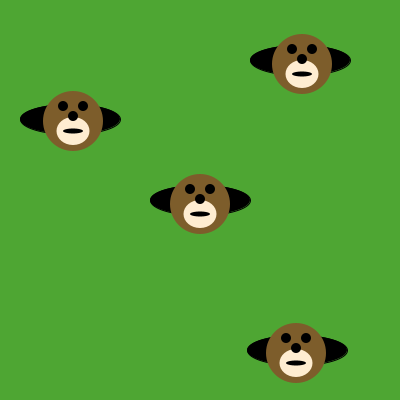
Frame 1 (no input)
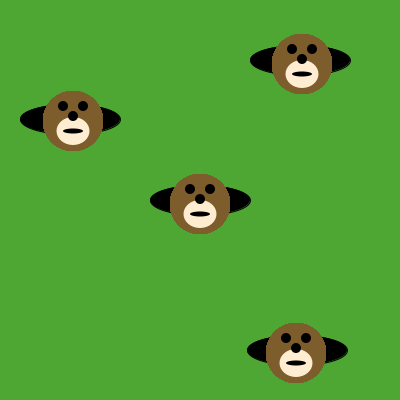
Frame 60 (the mouse pressed at the canvas centre just before this capture)
Frame 120 (the mouse held since frame 60 and released just before this capture): identical to frame 60, image omitted

The Processing sketch that drew these frames (run headless with seeded random() and noise(); from frame 60 on, the mouse is pressed at the canvas centre):

// Processing sketch: Moles_in_Holes
// ── Moles_in_Holes.pde
void draw() {
  drawMole(73, 121);
  drawMole(302, 64);
  drawMole(200, 204);
  drawMole(296, 353);
  println(mouseX, mouseY);

  
}

void drawMole(int moleX, int moleY) {
  noStroke();
  fill(125, 93, 43);
  ellipse(moleX, moleY, 60, 60); // face
  fill(255, 237, 209);
  ellipse(moleX, moleY+10, 33, 28); 
  fill(0, 0, 0);
  ellipse(moleX-10, moleY-15, 10, 10); // eyes
  ellipse(moleX+10, moleY-15, 10, 10);
  ellipse(moleX, moleY-5, 10, 10); // nose
  ellipse(moleX, moleY+10, 20, 5); // mouth
}

void setup() {
  size(400, 400);
  background(78, 166, 51); // green grass
  fill(0, 0, 0);
  ellipse(200, 200, 100, 30); // holes!
  ellipse(70, 119, 100, 30);
  ellipse(300, 60, 100, 30);
  ellipse(297, 350, 100, 30);
}
